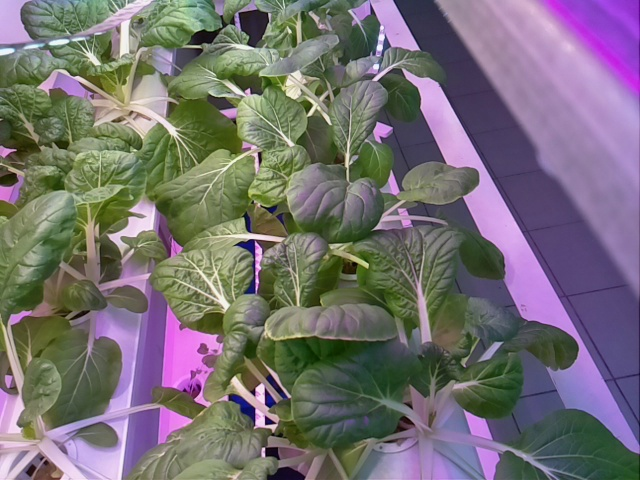
#> input picture img_segmentation/Test1.jpg, 640 x 480 px
$ python daun.py
#> lines starting #> are read from the running program, lines starting #| are printed output that depends on the picture; after the words box and inside, x2 and y2 are one past the last pixel; in counts of white or black regions, pixels touching at a corner belong together
import cv2
import numpy as np
from matplotlib import pyplot as plt

img = cv2.imread('Test1.jpg')
#> img is the input picture: shape (480, 640, 3); mean B, G, R 115, 111.3, 117.4
hsv = cv2.cvtColor(img, cv2.COLOR_BGR2HSV)
#> hsv: shape (480, 640, 3); mean H, S, V 83.1, 79, 132.9

lower_green = np.array([0,0,30])
upper_green = np.array([100,255,255])

mask = cv2.inRange(hsv, lower_green, upper_green)
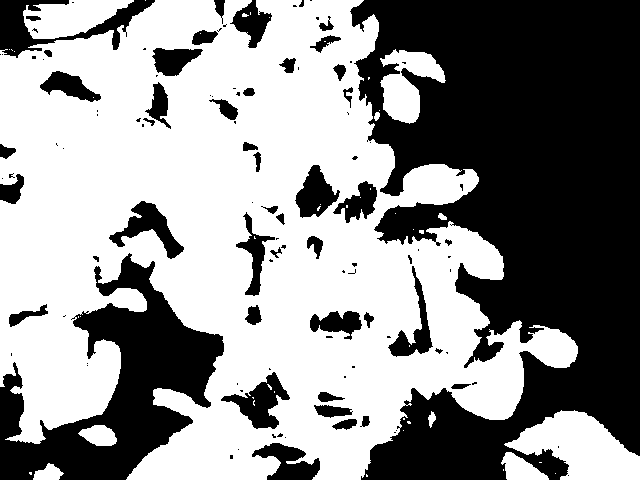
#> mask: shape (480, 640); 56.5% white; 113 black regions (65 under 20 px), largest, box (x1, y1, x2, y2) and area: (350, 0, 640, 480) 92470, (0, 253, 224, 480) 20660, (0, 0, 155, 58) 2954
res = cv2.bitwise_and(img,img, mask= mask)
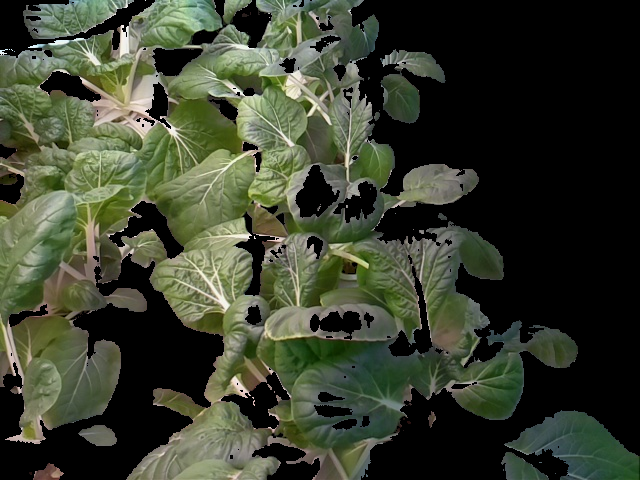
#> res: shape (480, 640, 3); mean B, G, R 46.2, 62.9, 57.2
gray = cv2.cvtColor(res,cv2.COLOR_BGR2GRAY)
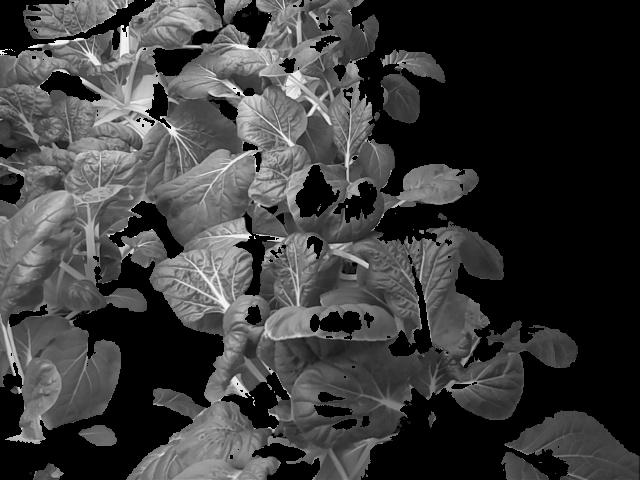
#> gray: shape (480, 640); min 0, max 247, mean 59.3
ret, thresh = cv2.threshold(gray,150,255,cv2.THRESH_BINARY_INV+cv2.THRESH_OTSU)
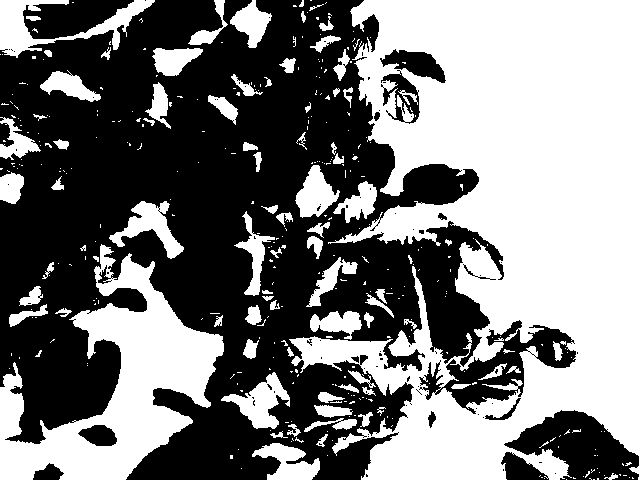
#> thresh: shape (480, 640); 48.2% white; 375 white regions (288 under 20 px), largest, box (x1, y1, x2, y2) and area: (289, 0, 640, 480) 101507, (0, 244, 224, 480) 21036, (0, 0, 155, 58) 2954
#> ret = 57

kernel = np.ones((3,3),np.uint8)
opening = cv2.morphologyEx(thresh,cv2.MORPH_OPEN,kernel, iterations = 1)
#> opening: shape (480, 640); 46.9% white; 129 white regions (33 under 20 px), largest, box (x1, y1, x2, y2) and area: (291, 0, 640, 480) 99568, (0, 254, 224, 480) 20548, (0, 0, 69, 56) 1790
# sure background area
sure_bg = cv2.dilate(opening,kernel,iterations=2)
#> sure_bg: shape (480, 640); 56% white; 27 black regions (12 under 20 px), largest, box (x1, y1, x2, y2) and area: (0, 0, 527, 480) 126909, (510, 413, 640, 480) 4560, (384, 52, 443, 80) 743
# Finding sure foreground area
dist_transform = cv2.distanceTransform(opening,cv2.DIST_L2,5)
ret, sure_fg = cv2.threshold(dist_transform,0.7*dist_transform.max(),255,0)
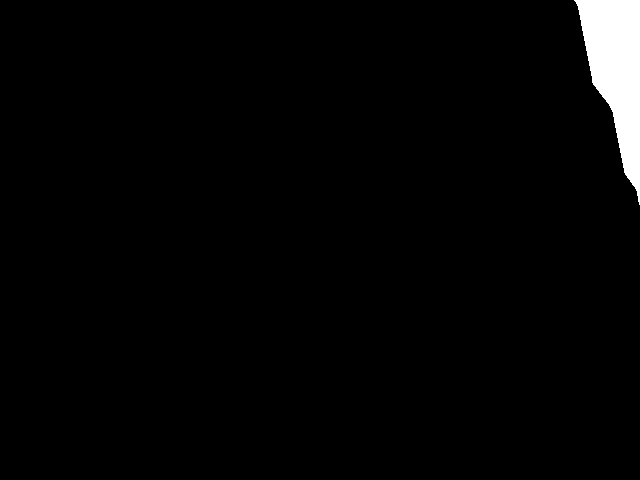
#> sure_fg: shape (480, 640) float32; 2.3% white; 1 white region, box (x1, y1, x2, y2) and area: (574, 0, 640, 205) 7190
#> ret = 146.8
# Finding unknown region
sure_fg = np.uint8(sure_fg)
unknown = cv2.subtract(sure_bg,sure_fg)
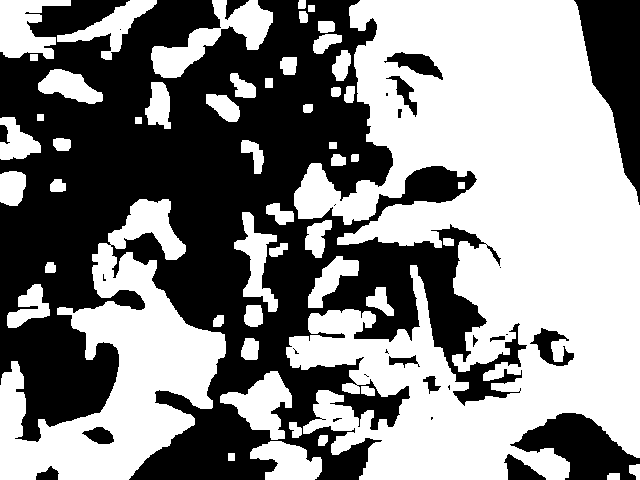
#> unknown: shape (480, 640); 53.6% white; 28 black regions (12 under 20 px), largest, box (x1, y1, x2, y2) and area: (0, 0, 527, 480) 126909, (574, 0, 640, 205) 7190, (510, 413, 640, 480) 4560


# Marker labelling
ret, markers = cv2.connectedComponents(sure_fg)
#> ret = 2
# Add one to all labels so that sure background is not 0, but 1
markers = markers+1
# Now, mark the region of unknown with zero
markers[unknown==255] = 0
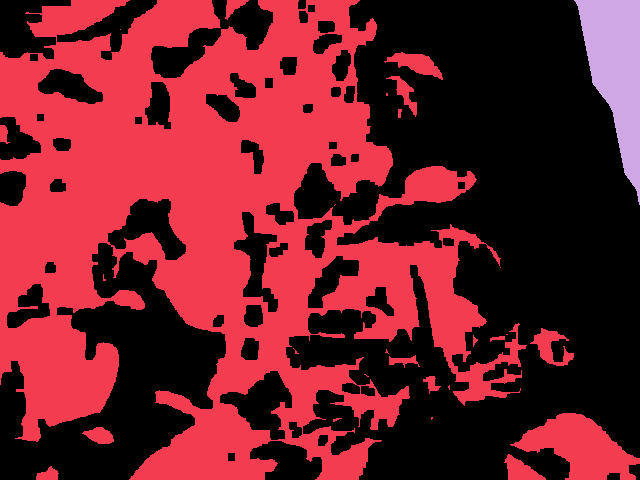
#> markers: shape (480, 640) int32; 3 distinct labels, from 0 to 2; one colour per label, 0 black

# markers = cv2.watershed(img,markers)
# img[markers == -1] = [255,0,0]


cv2.imshow('main',img)
cv2.imshow('hsv',hsv)
cv2.imshow('mask',mask)
cv2.imshow('res',res)
cv2.imshow('thresh',gray)

cv2.waitKey(0)
cv2.destroyAllWindows()
